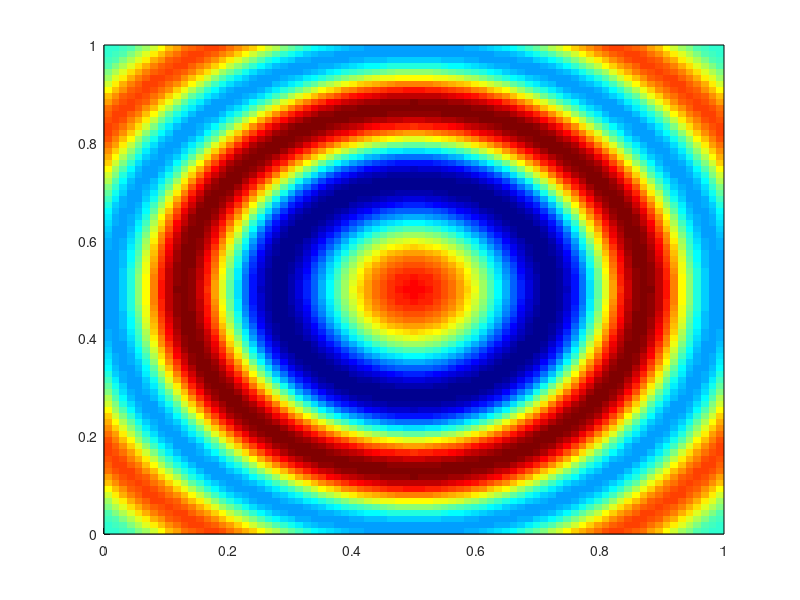

Here is the MATLAB script that generated this plot: (Note: this script raises an error after producing the figure.)
% display3dGeneral

% example: filename = 'mangosample_colin1.1 (2).nii'
%image3DProfile = load_nii(filename);  % load 3D image

image3DFractal = load('ripple3D.mat');
image3D = image3DFractal.magnitudeAtTheCoordinates;   % obtain the 3D image file

%image3DFractal = load('frac3D.mat');
%image3D = image3DFractal.V3;  % obtain the 3D image file


%image3DFractal = load('fft3D_real.mat');
%image3D = image3DFractal.czr;  % obtain the 3D image file

%image3DFractal = load('fft3D_imaginary.mat');
%image3D = image3DFractal.czi;  % obtain the 3D image file



% figure,imshow(log(1+0.0001*double(image3D(:,:,35))));        % display slice-wise

[rowSize columnSize numberOfSlices] = size(image3D);
transparencyLevel = 0.3;
stepSizeAlongTheZaxis = 0.01;
delayInSecs = 1;    % for display each slice

figure
%colormap(gray); % set the color
%colormap('bone'); % set the color
colormap('jet'); % set the color
hold on;

for i=1:numberOfSlices    
    slicedImage = image3D(:,:,i);   % obtain a slice
    %slicedImage = log(1+0.0001*double(image3D(:,:,i)));
    
    surface('XData',[0 1;0 1],...
        'YData',[0 0;1 1],...
        'ZData',i*[stepSizeAlongTheZaxis stepSizeAlongTheZaxis; stepSizeAlongTheZaxis stepSizeAlongTheZaxis],...
        'CData', double(slicedImage),...
        'FaceColor','texturemap');
    
    movieFrames(i)=getframe;       % record the frame

    alpha(transparencyLevel);     % This will make transparent
    %pause(delayInSecs);
        
end
view(3);

%movie(movieFrames);     % play the movie
%movie2avi(movieFrames, 'brainScan.avi');

%fileToSaveTo = 'brain3D.mat';
%save(fileToSaveTo, 'image3D');


